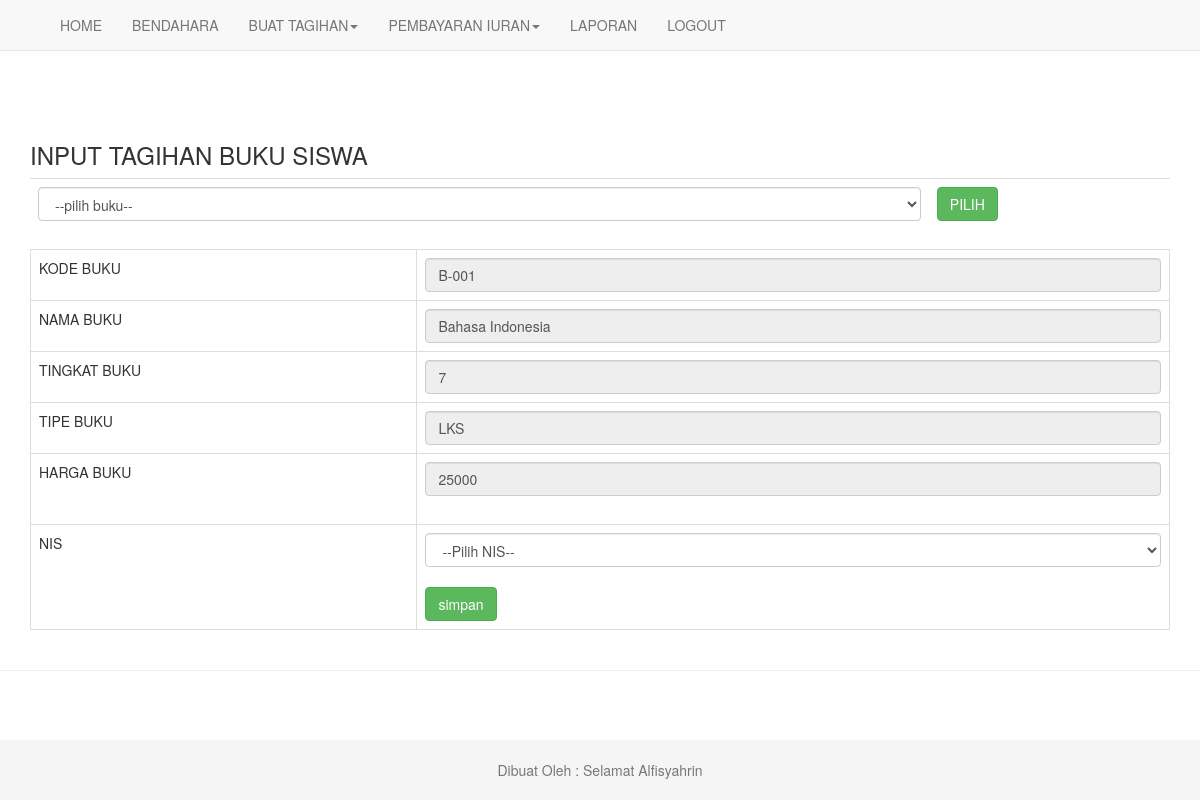
The app's page /buat_tagihan_buku.php?kd_buku=B-001 (signed in) with its own data.
### tables this page shows
CREATE TABLE `tb_buku` (
  `kd_buku` varchar(11) NOT NULL,
  `nama_buku` text NOT NULL,
  `tingkat` varchar(11) NOT NULL,
  `tipe` text NOT NULL,
  `harga` int(11) NOT NULL
);

### buat_tagihan_buku.php (the view, shortened to what this page needs)
<?php include "header.php" ?>
<?php
if($_SESSION['level']=='bendahara'){
    ?>
<div class="container">
        <h3>INPUT TAGIHAN BUKU SISWA</h3>
    <form method="get" action="">
    <div class="table-responsive">
    <table class="table">
       <tr>
       <td>
             <select class="form-control" name="kd_buku">
                            <option value="">--pilih buku--</option>
                        </select>
 			</td>
             <td>
 				<button class="btn btn-success" type="submit" name="cari">PILIH</button>
 			</td>
       </tr>
    </table>
    </div>
    </form>
    <form action="" method="POST">
    <?php
    if(isset($_GET['kd_buku']) && $_GET['kd_buku']!=''){
        $buku = mysqli_query($konek,"SELECT * FROM tb_buku WHERE kd_buku='$_GET[kd_buku]'");
        $dta = mysqli_fetch_assoc($buku);
        ?>
        <div class="table-responsive">
        <table class="table table-bordered">
            <tr>
            <td>KODE BUKU</td>
                <td>
                    <input type="text" class="form-control" name="kd_buku" value="<?php echo $dta['kd_buku'];?>" readonly/>
                </td>
            </tr>
            <tr>
                <td>NAMA BUKU</td>
                <td>
                    <input class="form-control" value="<?php echo $dta['nama_buku'];?>" readonly/>
                </td>
            </tr>
            <tr>
                <td>TINGKAT BUKU</td>
                <td>
                    <input class="form-control" value="<?php echo $dta['tingkat'];?>" readonly/>
                </td>
            </tr>
            <tr>
                <td>TIPE BUKU</td>
                <td>
                    <input class="form-control" value="<?php echo $dta['tipe'];?>" readonly/>
                </td>
            </tr>
            <tr>
                <td>HARGA BUKU</td>
                <td>
                    <input type="number" class="form-control" name="harga_buku" value="<?php echo $dta['harga'];?>" readonly/><br>
                </td>
            </tr>
                    <tr>
                        <td>NIS</td>
                        <td><select class="form-control" name="nis" required>
                            <option value="">--Pilih NIS--</option>
                        </select><br><button type="submit" class="btn btn-success" name="cari" value="Simpan">simpan</button></td>
                    </tr>
        </table>
        </div>
        <?php
    }
    ?>
</form>
</body>
<?php include "footer.php" ?>
    <?php
}else{
    session_destroy();
}

### assets/style.css (style rules this page uses)
html { position: relative; min-height: 100%; }
body { margin-bottom: 60px; }
body > .container { padding: 60px 15px 0; }

### records on screen
tb_buku: kd_buku "B-001", nama_buku "Bahasa Indonesia", tingkat "7", tipe "LKS", harga_buku "25000"
